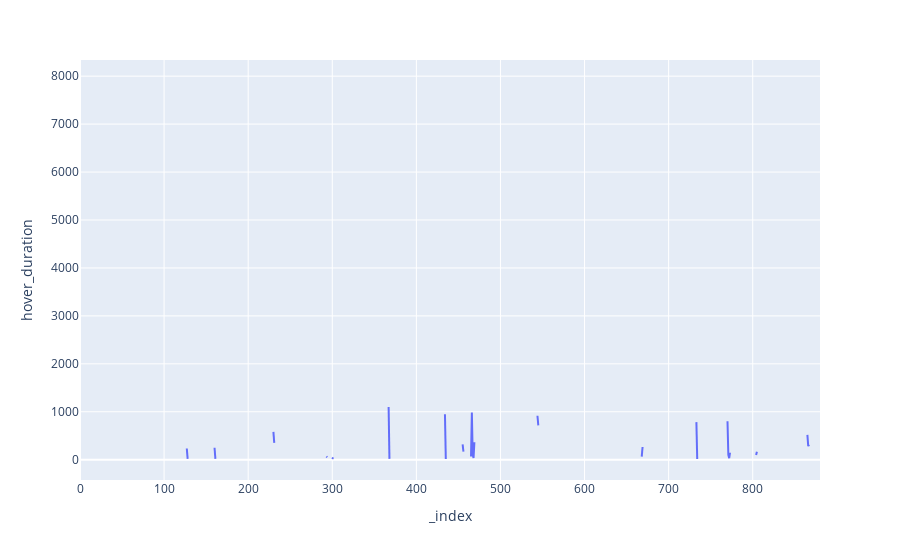

Notebook code for this chart:
### Code cell
#sess1.hover_duration.value_counts()
import plotly.express as px

px.line(sess1, x=sess1.index, y='hover_duration')

### Figure 1 — Plotly figure (JSON) as saved in the notebook; plotly's stock layout.template omitted (floating-point values rounded to 4 significant figures; data arrays with more than 128 entries replaced by an {"elided": "..."} marker saying what was removed)
{"data": [{"hovertemplate": "_index=%{x}<br>hover_duration=%{y}<extra></extra>", "legendgroup": "", "line": {"color": "#636efa", "dash": "solid"}, "marker": {"symbol": "circle"}, "mode": "lines", "name": "", "orientation": "v", "showlegend": false, "type": "scatter", "x": {"elided": "881 int values"}, "xaxis": "x", "y": {"elided": "881 int values"}, "yaxis": "y"}], "layout": {"legend": {"tracegroupgap": 0}, "margin": {"t": 60}, "xaxis": {"anchor": "y", "domain": [0, 1], "title": {"text": "_index"}}, "yaxis": {"anchor": "x", "domain": [0, 1], "title": {"text": "hover_duration"}}}}
